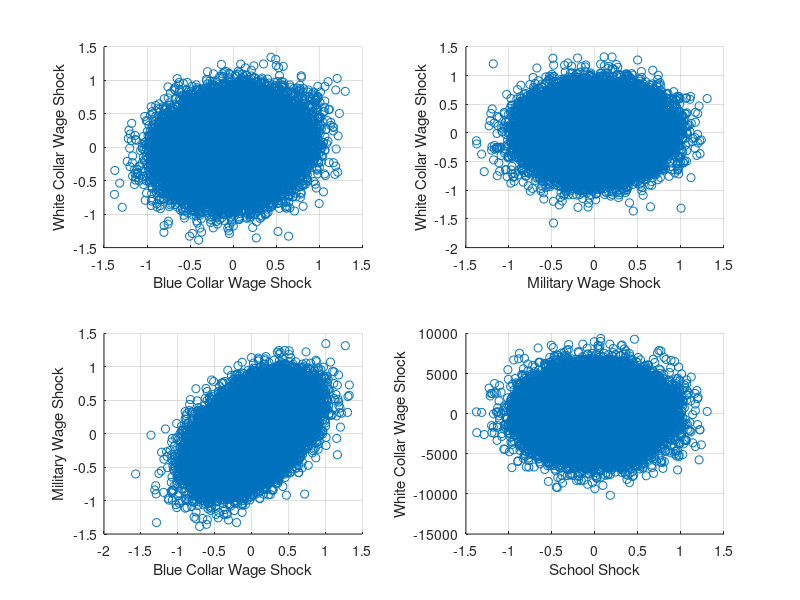

This chart was generated by the following MATLAB code: (Note: this script raises an error after producing the figure.)
%% Cholesky Decomposition Correlated Five Dimensional Multivariate Normal Shock
% *back to* <https://fanwangecon.github.io *Fan*>*'s* <https://fanwangecon.github.io/Math4Econ/ 
% *Intro Math for Econ*>*,*  <https://fanwangecon.github.io/M4Econ/ *Matlab Examples*>*, 
% or* <https://fanwangecon.github.io/MEconTools/ *MEconTools*> *Repositories*
% 
% Generate variance-covariance matrix from correlation and standard deviation. 
% Draw five correlated normal shocks using the MVNRND function. Draw five correlated 
% normal shocks from uniform random variables using Cholesky Decomposition.
%% 
% * <https://fanwangecon.github.io/M4Econ/simulation/normal/htmlpdfm/fs_cholesky_decomposition.html 
% fs_cholesky_decomposition>
% * <https://fanwangecon.github.io/M4Econ/simulation/normal/htmlpdfm/fs_cholesky_decomposition_d5.html 
% fs_cholesky_decomposition_d5>
% * <https://fanwangecon.github.io/M4Econ/simulation/normal/htmlpdfm/fs_bivariate_normal.html 
% fs_bivariate_normal>
%% Correlation and Standard Deviations to Variance Covariance Matrix
% Given correlations and standard deviations, what is the variance and covariance 
% matrix? Assume mean 0. The first three variables are correlated, the final two 
% are iid. 
% 
% First the ingredients:

% mean array
ar_mu = [0,0,0,0,0];
% standard deviations
ar_sd = [0.3301, 0.3329, 0.3308, 2312, 13394];
% correlations 
mt_cor = ...
    [1,0.1226,0.0182,0,0;...
     0.1226,1,0.4727,0,0;...
     0.0182,0.4727,1,0,0;...
     0,0,0,1,0;...
     0,0,0,0,1];
% show
disp(mt_cor);
%% 
% Second, we know that variance is the square of standard deviation. And we 
% know the formula for covariance, which is variance divided by two standard deviations. 
% So for the example here, we have:

% initialize
mt_varcov = zeros([5,5]);
% variance
mt_varcov(eye(5)==1) = ar_sd.^2;
% covariance
mt_varcov(1,2) = mt_cor(1,2)*ar_sd(1)*ar_sd(2);
mt_varcov(2,1) = mt_varcov(1,2);
mt_varcov(1,3) = mt_cor(1,3)*ar_sd(1)*ar_sd(3);
mt_varcov(3,1) = mt_varcov(1,3);
mt_varcov(2,3) = mt_cor(2,3)*ar_sd(2)*ar_sd(3);
mt_varcov(3,2) = mt_varcov(2,3);
% show
disp(mt_varcov(1:3,1:3));
disp(mt_varcov(4:5,4:5));
%% Draw Five Correlated Shocks Using MVNRND
% Generate N5 correlated shock structure

% Generate Scores
rng(123);
N = 50000;
mt_kw97_eps = mvnrnd(ar_mu, mt_varcov, N);
% graph
figure();
% subfigure 1
subplot(2,2,1);
scatter(mt_kw97_eps(:,1), mt_kw97_eps(:,2));
ylabel('White Collar Wage Shock');
xlabel('Blue Collar Wage Shock')
grid on;
% subfigure 2
subplot(2,2,2);
scatter(mt_kw97_eps(:,1), mt_kw97_eps(:,3));
ylabel('White Collar Wage Shock');
xlabel('Military Wage Shock')
grid on;
% subfigure 3
subplot(2,2,3);
scatter(mt_kw97_eps(:,3), mt_kw97_eps(:,2));
ylabel('Military Wage Shock');
xlabel('Blue Collar Wage Shock')
grid on;
% subfigure 4
subplot(2,2,4);
scatter(mt_kw97_eps(:,1), mt_kw97_eps(:,4));
ylabel('White Collar Wage Shock');
xlabel('School Shock')
grid on;
%% 
% What are the covariance and correlation statistics?

disp([num2str(round(corrcoef(mt_kw97_eps),3))]);
disp([num2str(round(corrcoef(mt_kw97_eps),2))]);
%% Draw Five Correlated Shocks Using Cholesky Decomposition
% Following what we did for bivariate normal distribution, we can now do the 
% same for five different shocks at the same time (For more details see <https://eml.berkeley.edu/~train/distant.html 
% Train (2009)>):
%% 
% # Draw 5 normal random variables that are uncorrelated
% # Generate 5 correlated shocks
%% 
% Draw the shocks

% Draws uniform and invert to standard normal draws
rng(123);
ar_unif_draws = rand(1,N*5);
ar_normal_draws = norminv(ar_unif_draws);
ar_draws_eta_1 = ar_normal_draws((N*0+1):N*1);
ar_draws_eta_2 = ar_normal_draws((N*1+1):N*2);
ar_draws_eta_3 = ar_normal_draws((N*2+1):N*3);
ar_draws_eta_4 = ar_normal_draws((N*3+1):N*4);
ar_draws_eta_5 = ar_normal_draws((N*4+1):N*5);

% Choesley decompose the variance covariance matrix
mt_varcov_chol = chol(mt_varcov, 'lower');

% Generate correlated random normals
mt_kp97_eps_chol = ar_mu' + mt_varcov_chol*([...
    ar_draws_eta_1; ar_draws_eta_2; ar_draws_eta_3; ar_draws_eta_4; ar_draws_eta_5]);
mt_kp97_eps_chol = mt_kp97_eps_chol';
%% 
% Graph:

% graph
figure();
% subfigure 1
subplot(2,2,1);
scatter(mt_kp97_eps_chol(:,1), mt_kp97_eps_chol(:,2));
ylabel('CHOL White Collar Wage Shock');
xlabel('CHOL Blue Collar Wage Shock')
grid on;
% subfigure 2
subplot(2,2,2);
scatter(mt_kp97_eps_chol(:,1), mt_kp97_eps_chol(:,3));
ylabel('CHOL White Collar Wage Shock');
xlabel('CHOL Military Wage Shock')
grid on;
% subfigure 3
subplot(2,2,3);
scatter(mt_kp97_eps_chol(:,3), mt_kp97_eps_chol(:,2));
ylabel('CHOL Military Wage Shock');
xlabel('CHOL Blue Collar Wage Shock')
grid on;
% subfigure 4
subplot(2,2,4);
scatter(mt_kp97_eps_chol(:,1), mt_kp97_eps_chol(:,4));
ylabel('CHOL White Collar Wage Shock');
xlabel('CHOL School Shock')
grid on;
%% 
% What are the covariance and correlation statistics?

disp([num2str(round(corrcoef(mt_kp97_eps_chol),3))]);
disp([num2str(round(corrcoef(mt_kp97_eps_chol),2))]);